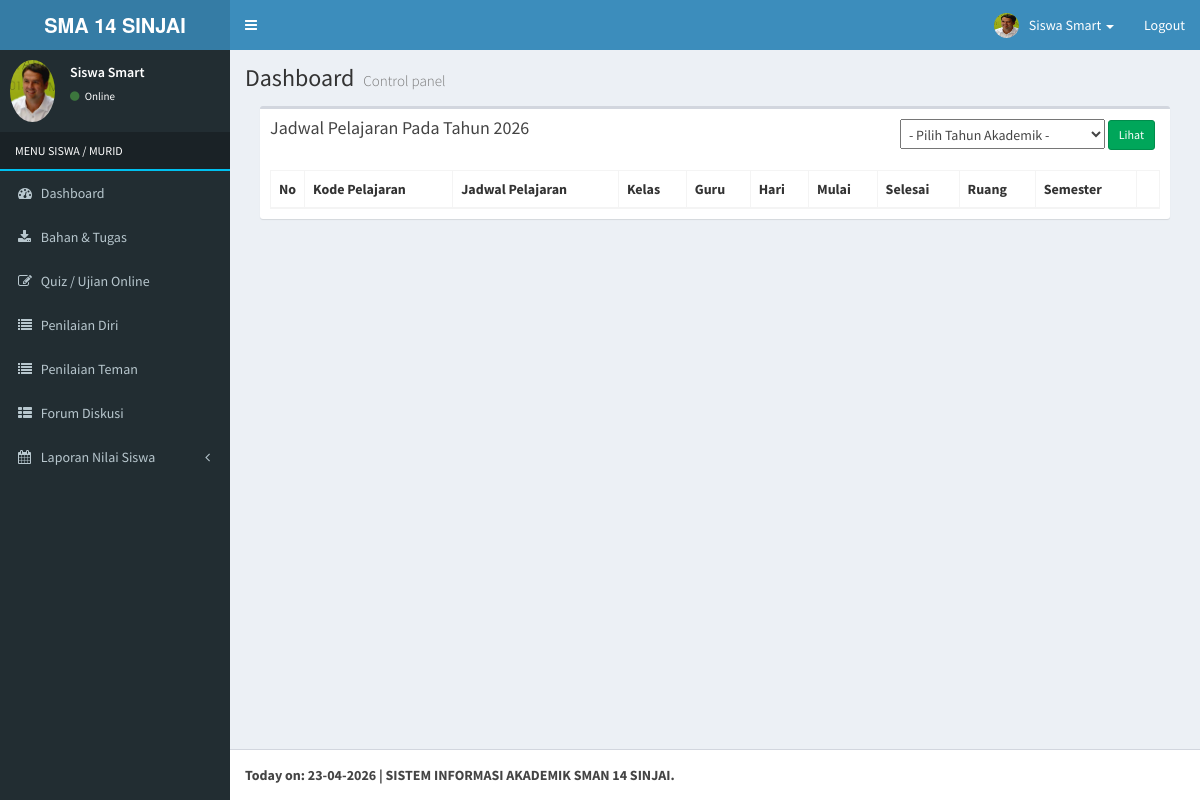
/index.php (signed in), run on the app's committed database.
### tables this page shows
CREATE TABLE `rb_siswa` (
  `id_siswa` int(10) NOT NULL,
  `nipd` varchar(10) NOT NULL,
  `password` varchar(255) NOT NULL,
  `nama` varchar(120) NOT NULL,
  `id_jenis_kelamin` int(5) NOT NULL,
  `nisn` varchar(20) NOT NULL,
  `tempat_lahir` varchar(100) NOT NULL,
  `tanggal_lahir` date NOT NULL,
  `nik` varchar(50) NOT NULL,
  `id_agama` int(5) NOT NULL,
  `kebutuhan_khusus` varchar(20) NOT NULL,
  `alamat` text NOT NULL,
  `rt` varchar(5) NOT NULL,
  `rw` varchar(5) NOT NULL,
  `dusun` varchar(100) NOT NULL,
  `kelurahan` varchar(100) NOT NULL,
  `kecamatan` varchar(100) NOT NULL,
  `kode_pos` int(10) NOT NULL,
  `jenis_tinggal` varchar(100) NOT NULL,
  `alat_transportasi` varchar(100) NOT NULL,
  `telepon` varchar(15) NOT NULL,
  `hp` varchar(15) NOT NULL,
  `email` varchar(150) NOT NULL,
  `skhun` varchar(50) NOT NULL,
  `penerima_kps` varchar(20) NOT NULL,
  `no_kps` varchar(50) NOT NULL,
  `foto` varchar(255) NOT NULL,
  `nama_ayah` varchar(150) NOT NULL,
  `tahun_lahir_ayah` int(4) NOT NULL,
  `pendidikan_ayah` varchar(50) NOT NULL,
  `pekerjaan_ayah` varchar(100) NOT NULL,
  `penghasilan_ayah` varchar(100) NOT NULL,
  `kebutuhan_khusus_ayah` varchar(100) NOT NULL,
  `no_telpon_ayah` varchar(15) NOT NULL,
  `nama_ibu` varchar(150) NOT NULL,
  `tahun_lahir_ibu` int(4) NOT NULL,
  `pendidikan_ibu` varchar(50) NOT NULL,
  `pekerjaan_ibu` varchar(100) NOT NULL,
  `penghasilan_ibu` varchar(100) NOT NULL,
  `kebutuhan_khusus_ibu` varchar(100) NOT NULL,
  `no_telpon_ibu` varchar(15) NOT NULL,
  `nama_wali` varchar(150) NOT NULL,
  `tahun_lahir_wali` int(4) NOT NULL,
  `pendidikan_wali` varchar(50) NOT NULL,
  `pekerjaan_wali` varchar(100) NOT NULL,
  `penghasilan_wali` varchar(50) NOT NULL,
  `angkatan` int(5) NOT NULL,
  `status_awal` varchar(20) NOT NULL,
  `status_siswa` enum('Aktif','Tidak Aktif') NOT NULL,
  `tingkat` varchar(10) NOT NULL,
  `kode_kelas` varchar(10) NOT NULL,
  `kode_jurusan` varchar(10) NOT NULL,
  `id_sesi` int(5) NOT NULL
);

### application/home_siswa.php (the view, shortened to what this page needs)
<?php if ($_GET[act]==''){ ?>
            <div class="col-xs-12">
              <div class="box">
                <div class="box-header">
                  <h3 class="box-title"><?php if (isset($_GET[tahun])){ echo "Jadwal Pelajaran"; }else{ echo "Jadwal Pelajaran Pada Tahun ".date('Y'); } ?></h3>
                  <form style='margin-right:5px; margin-top:0px' class='pull-right' action='' method='GET'>
                    <select name='tahun' style='padding:4px'>
                        <?php
                            echo "<option value=''>- Pilih Tahun Akademik -</option>";
                        ?>
                    </select>
                    <input type="submit" style='margin-top:-4px' class='btn btn-success btn-sm' value='Lihat'>
                  </form>
                </div>
                <div class="box-body">
                  <table id="example1" class="table table-bordered table-striped">
                    <thead>
                      <tr>
                        <th style='width:20px'>No</th>
                        <th>Kode Pelajaran</th>
                        <th>Jadwal Pelajaran</th>
                        <th>Kelas</th>
                        <th>Guru</th>
                        <th>Hari</th>
                        <th>Mulai</th>
                        <th>Selesai</th>
                        <th>Ruang</th>
                        <th>Semester</th>
                        <th></th>
                      </tr>
                    </thead>
                  </table>
                </div>
                </div>
            </div>
<?php
}
?>

### main-header.php (shortened to what this page needs)
<a href="index.php" class="logo">
  <span class="logo-lg"><b>SMA 14 SINJAI</b></span>
</a>
<nav class="navbar navbar-static-top" role="navigation">
  <a href="#" class="sidebar-toggle" data-toggle="offcanvas" role="button">
  </a>
  <div class="navbar-custom-menu">
    <ul class="nav navbar-nav">
      <li class="dropdown user user-menu">
        <a href="#" class="dropdown-toggle" data-toggle="dropdown">
          <img src="<?php echo $foto; ?>" class="user-image" alt="User Image">
          <span class="hidden-xs"><?php echo $nama; ?></span> <span class='caret'></span>
        </a>
      </li>
      <li><a href="logout.php" >Logout</a></li>
    </ul>
  </div>
</nav>

### menu-siswa.php (shortened to what this page needs)
<section class="sidebar">
          <div class="user-panel">
            <div class="pull-left image">
              <img src="<?php echo $foto; ?>" class="img-circle" alt="User Image">
            </div>
            <div class="pull-left info">
              <p><?php echo $nama; ?></p>
              <a href="#"><i class="fa fa-circle text-success"></i> Online</a>
            </div>
          </div>
          <ul class="sidebar-menu">
            <li class="header" style='color:#fff; text-transform:uppercase; border-bottom:2px solid #00c0ef'>MENU <?php echo $level; ?></li>
            <li><a href="index.php"><i class="fa fa-dashboard"></i> <span>Dashboard</span></a></li>
            <li><a href="index.php?view=bahantugas&act=listbahantugassiswa"><i class="fa fa-download"></i> <span>Bahan & Tugas</span></a></li>
            <li><a href="index.php?view=soal&act=detailsiswa"><i class="fa fa-pencil-square-o"></i> <span>Quiz / Ujian Online</span></a></li>
            <li><a href="index.php?view=penilaiandirisiswa"><i class="fa fa-list"></i> <span>Penilaian Diri</span></a></li>
            <li><a href="index.php?view=penilaiantemansiswa"><i class="fa fa-list"></i> <span>Penilaian Teman</span></a></li>
            <li><a href="index.php?view=forum&act=detailsiswa"><i class="fa fa-th-list"></i> <span>Forum Diskusi</span></a></li>
            <li class="treeview">
              <a href="#"><i class="fa fa-calendar"></i> <span>Laporan Nilai Siswa</span><i class="fa fa-angle-left pull-right"></i></a>
            </li>
          </ul>
        </section>

### data on the page
rb_siswa: foto (picture), nama "Siswa Smart"

### other printed values
$level "SISWA / MURID"
